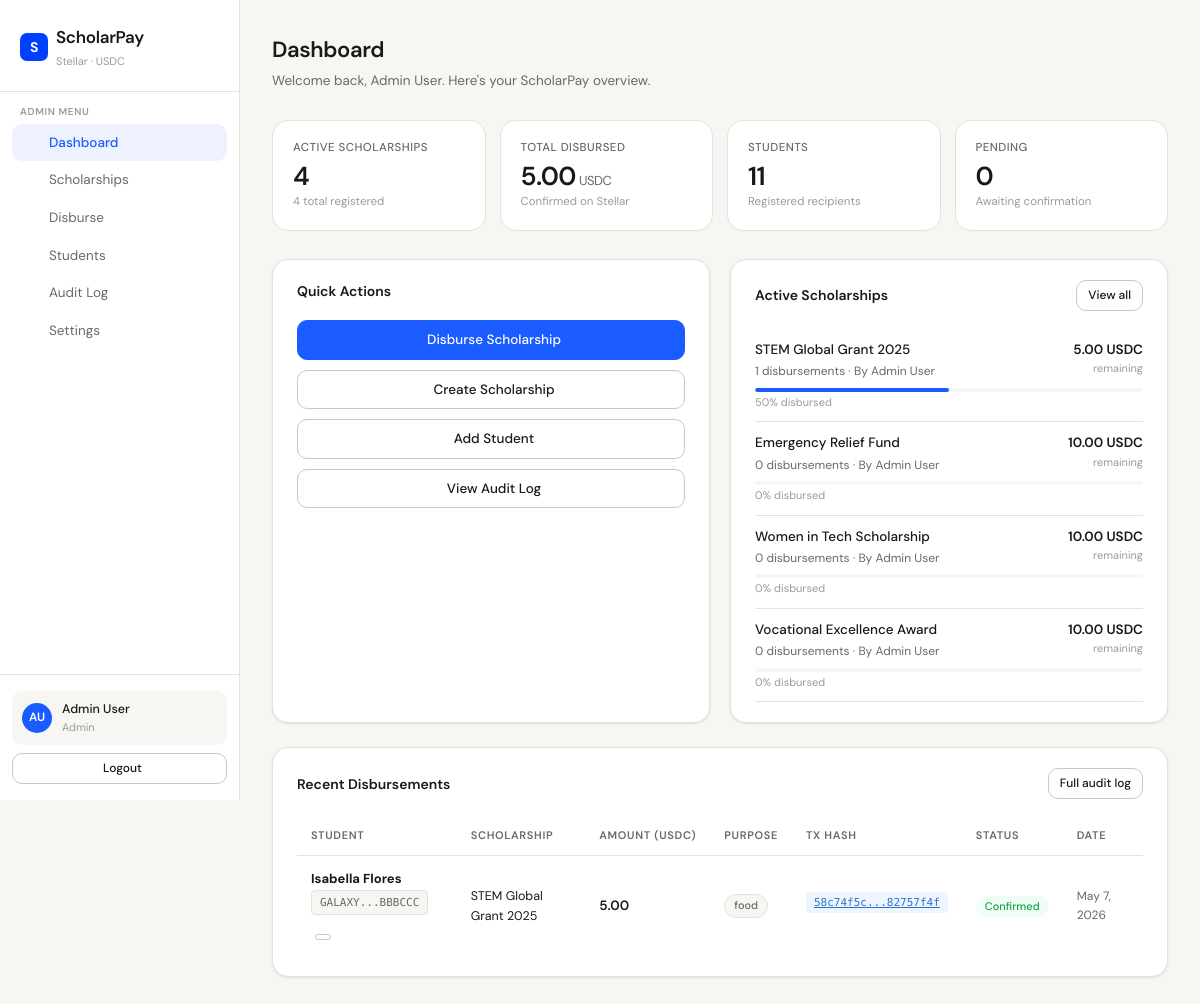
/scholarpay/admin/dashboard.php (signed in), run on the app's committed database.
### tables this page shows
CREATE TABLE `scholarships` (
  `id` int(11) NOT NULL,
  `name` varchar(200) NOT NULL,
  `description` text DEFAULT NULL,
  `total_amount` decimal(15,7) NOT NULL COMMENT 'Amount in USDC (7 decimals)',
  `remaining_amount` decimal(15,7) NOT NULL,
  `token_address` varchar(60) DEFAULT NULL COMMENT 'USDC contract address on Stellar',
  `status` enum('active','inactive','depleted') NOT NULL DEFAULT 'active',
  `created_by` int(11) NOT NULL,
  `created_at` timestamp NOT NULL DEFAULT current_timestamp(),
  `updated_at` timestamp NOT NULL DEFAULT current_timestamp() ON UPDATE current_timestamp()
);

CREATE TABLE `users` (
  `id` int(11) NOT NULL,
  `name` varchar(150) NOT NULL,
  `email` varchar(150) NOT NULL,
  `password` varchar(255) NOT NULL,
  `role` enum('admin','student') NOT NULL DEFAULT 'student',
  `stellar_address` varchar(60) DEFAULT NULL COMMENT 'Stellar wallet public key',
  `institution` varchar(200) DEFAULT NULL,
  `created_at` timestamp NOT NULL DEFAULT current_timestamp(),
  `updated_at` timestamp NOT NULL DEFAULT current_timestamp() ON UPDATE current_timestamp()
);

CREATE TABLE `disbursements` (
  `id` int(11) NOT NULL,
  `scholarship_id` int(11) NOT NULL,
  `student_id` int(11) NOT NULL,
  `admin_id` int(11) NOT NULL,
  `amount` decimal(15,7) NOT NULL COMMENT 'USDC amount disbursed',
  `purpose` varchar(200) NOT NULL,
  `stellar_tx_hash` varchar(100) DEFAULT NULL COMMENT 'On-chain transaction hash',
  `ledger_sequence` bigint(20) DEFAULT NULL COMMENT 'Stellar ledger sequence number',
  `status` enum('pending','confirmed','failed') NOT NULL DEFAULT 'pending',
  `disbursed_at` timestamp NOT NULL DEFAULT current_timestamp()
);

### scholarpay/includes/auth.php (called while the page is built, shortened)
<?php
function isLoggedIn() {
    return isset($_SESSION['user_id']) && !empty($_SESSION['user_id']);
}
function getCurrentUser() {
    return [
        'id'    => $_SESSION['user_id'],
        'name'  => $_SESSION['name'],
        'email' => $_SESSION['email'],
        'role'  => $_SESSION['role'],
    ];
}

### scholarpay/admin/dashboard.php (the view, shortened to what this page needs)
<?php
require_once ROOT . '/includes/auth.php';
require_once ROOT . '/includes/layout.php';
$db = getDB();
$totalScholarships = $db->query("SELECT COUNT(*) FROM scholarships")->fetchColumn();
$activeScholarships = $db->query("SELECT COUNT(*) FROM scholarships WHERE status='active'")->fetchColumn();
$totalDisbursed = $db->query("SELECT COALESCE(SUM(amount),0) FROM disbursements WHERE status='confirmed'")->fetchColumn();
$totalStudents = $db->query("SELECT COUNT(*) FROM users WHERE role='student'")->fetchColumn();
$pendingDisbursements = $db->query("SELECT COUNT(*) FROM disbursements WHERE status='pending'")->fetchColumn();
$recentDisbursements = $db->query("
    SELECT d.*, u.name AS student_name, u.stellar_address, s.name AS scholarship_name
    FROM disbursements d
    JOIN users u ON d.student_id = u.id
    JOIN scholarships s ON d.scholarship_id = s.id
    ORDER BY d.disbursed_at DESC LIMIT 8
")->fetchAll();
$activeScholarshipList = $db->query("
    SELECT s.*, u.name AS creator_name,
           (SELECT COUNT(*) FROM disbursements WHERE scholarship_id = s.id) AS disbursement_count
    FROM scholarships s
    JOIN users u ON s.created_by = u.id
    WHERE s.status = 'active'
    ORDER BY s.created_at DESC LIMIT 5
")->fetchAll();
renderHead('Dashboard');
renderSidebar('admin', 'dashboard');
?>
<div class="page-header">
  <h1 class="page-title">Dashboard</h1>
  <p class="page-subtitle">Welcome back, <?= htmlspecialchars($_SESSION['name']) ?>. Here's your ScholarPay overview.</p>
</div>
<div class="stats-grid">
  <div class="stat-card">
    <div class="stat-label"><i class="ti ti-award"></i> Active Scholarships</div>
    <div class="stat-value"><?= $activeScholarships ?></div>
    <div class="stat-sub"><?= $totalScholarships ?> total registered</div>
  </div>
  <div class="stat-card">
    <div class="stat-label"><i class="ti ti-send"></i> Total Disbursed</div>
    <div class="stat-value usdc"><?= number_format($totalDisbursed / 10000000, 2) ?></div>
    <div class="stat-sub">Confirmed on Stellar</div>
  </div>
  <div class="stat-card">
    <div class="stat-label"><i class="ti ti-users"></i> Students</div>
    <div class="stat-value"><?= $totalStudents ?></div>
    <div class="stat-sub">Registered recipients</div>
  </div>
  <div class="stat-card">
    <div class="stat-label"><i class="ti ti-clock"></i> Pending</div>
    <div class="stat-value"><?= $pendingDisbursements ?></div>
    <div class="stat-sub">Awaiting confirmation</div>
  </div>
</div>
<div style="display:grid;grid-template-columns:1fr 1fr;gap:20px;margin-bottom:24px;">
  <div class="card">
    <div class="card-header">
      <span class="card-title">Quick Actions</span>
    </div>
    <div style="display:flex;flex-direction:column;gap:10px;">
      <a href="/scholarpay/admin/disburse.php" class="btn btn-primary">
        <i class="ti ti-send"></i> Disburse Scholarship
      </a>
      <a href="/scholarpay/admin/scholarships.php?action=create" class="btn btn-outline">
        <i class="ti ti-plus"></i> Create Scholarship
      </a>
      <a href="/scholarpay/admin/students.php?action=add" class="btn btn-outline">
        <i class="ti ti-user-plus"></i> Add Student
      </a>
      <a href="/scholarpay/admin/audit.php" class="btn btn-outline">
        <i class="ti ti-list-search"></i> View Audit Log
      </a>
    </div>
  </div>
  <div class="card">
    <div class="card-header">
      <span class="card-title">Active Scholarships</span>
      <a href="/scholarpay/admin/scholarships.php" class="btn btn-sm btn-outline">View all</a>
    </div>
    <?php if (empty($activeScholarshipList)): ?>
      <div class="empty-state">
        <div class="empty-icon"><i class="ti ti-award"></i></div>
        <p>No active scholarships yet.</p>
        <a href="/scholarpay/admin/scholarships.php?action=create" class="btn btn-sm btn-primary" style="margin-top:10px;">Create one</a>
      </div>
    <?php else: ?>
      <?php foreach ($activeScholarshipList as $sch): ?>
      <div style="padding:10px 0;border-bottom:1px solid var(--border);last-child:border-none">
        <div style="display:flex;justify-content:space-between;align-items:flex-start;">
          <div>
            <div style="font-weight:500;font-size:13.5px"><?= htmlspecialchars($sch['name']) ?></div>
            <div style="font-size:12px;color:var(--text-muted);margin-top:2px">
              <?= $sch['disbursement_count'] ?> disbursements · By <?= htmlspecialchars($sch['creator_name']) ?>
            </div>
          </div>
          <div style="text-align:right">
            <div style="font-weight:600;font-size:13.5px"><?= number_format($sch['remaining_amount']/10000000,2) ?> USDC</div>
            <div style="font-size:11px;color:var(--text-hint)">remaining</div>
          </div>
        </div>
        <?php
          $pct = $sch['total_amount'] > 0
              ? round((($sch['total_amount'] - $sch['remaining_amount']) / $sch['total_amount']) * 100)
              : 0;
        ?>
        <div style="margin-top:6px;background:var(--bg);border-radius:4px;height:4px;overflow:hidden">
          <div style="height:4px;background:var(--accent);border-radius:4px;width:<?= $pct ?>%"></div>
        </div>
        <div style="font-size:11px;color:var(--text-hint);margin-top:2px"><?= $pct ?>% disbursed</div>
      </div>
      <?php endforeach; ?>
    <?php endif; ?>
  </div>
</div>
<div class="card">
  <div class="card-header">
    <span class="card-title">Recent Disbursements</span>
    <a href="/scholarpay/admin/audit.php" class="btn btn-sm btn-outline">Full audit log</a>
  </div>
  <?php if (empty($recentDisbursements)): ?>
    <div class="empty-state">
      <div class="empty-icon"><i class="ti ti-send"></i></div>
      <p>No disbursements yet. <a href="/scholarpay/admin/disburse.php">Disburse a scholarship</a> to get started.</p>
    </div>
  <?php else: ?>
  <div class="table-wrap">
    <table>
      <thead>
        <tr>
          <th>Student</th>
          <th>Scholarship</th>
          <th>Amount (USDC)</th>
          <th>Purpose</th>
          <th>Tx Hash</th>
          <th>Status</th>
          <th>Date</th>
        </tr>
      </thead>
      <tbody>
        <?php foreach ($recentDisbursements as $d): ?>
        <tr>
          <td>
            <strong style="font-size:13px"><?= htmlspecialchars($d['student_name']) ?></strong><br>
            <span data-stellar="<?= htmlspecialchars($d['stellar_address']) ?>"></span>
          </td>
          <td style="font-size:12.5px;max-width:140px"><?= htmlspecialchars($d['scholarship_name']) ?></td>
          <td style="font-weight:600"><?= number_format($d['amount']/10000000,2) ?></td>
          <td><span class="badge badge-neutral"><?= htmlspecialchars($d['purpose']) ?></span></td>
          <td>
            <?php if ($d['stellar_tx_hash']): ?>
            <span data-txhash="<?= htmlspecialchars($d['stellar_tx_hash']) ?>"></span>
            <?php else: ?>
            <span style="color:var(--text-hint);font-size:12px">—</span>
            <?php endif; ?>
          </td>
          <td>
            <?php
            $badgeClass = ['confirmed'=>'badge-success','pending'=>'badge-warning','failed'=>'badge-danger'][$d['status']] ?? 'badge-neutral';
            ?>
            <span class="badge <?= $badgeClass ?>"><?= ucfirst($d['status']) ?></span>
          </td>
          <td style="font-size:12px;color:var(--text-muted)"><?= date('M j, Y', strtotime($d['disbursed_at'])) ?></td>
        </tr>
        <?php endforeach; ?>
      </tbody>
    </table>
  </div>
  <?php endif; ?>
</div>
<?php renderFooter(); ?>

### scholarpay/includes/layout.php
<?php
function getInitials($name) {
    $parts = explode(' ', trim($name));
    $initials = '';
    foreach ($parts as $p) { $initials .= strtoupper(substr($p, 0, 1)); }
    return substr($initials, 0, 2);
}
function renderHead($title = 'ScholarPay') {
    $base = '/scholarpay';
    echo <<<HTML
<!DOCTYPE html>
<html lang="en">
<head>
<meta charset="UTF-8">
<meta name="viewport" content="width=device-width, initial-scale=1.0">
<title>{$title} — ScholarPay</title>
<link rel="stylesheet" href="{$base}/assets/css/app.css">
<link rel="stylesheet" href="https://cdn.jsdelivr.net/npm/@tabler/icons-webfont@latest/tabler-icons.min.css">
</head>
<body>
HTML;
}
function renderSidebar($role, $activeKey = '') {
    $user = getCurrentUser();
    $initials = getInitials($user['name']);
    $base = '/scholarpay';
    $adminNav = [
        'dashboard'   => ['Dashboard',     'ti-layout-dashboard', "{$base}/admin/dashboard.php"],
        'scholarships'=> ['Scholarships',   'ti-award',            "{$base}/admin/scholarships.php"],
        'disburse'    => ['Disburse',       'ti-send',             "{$base}/admin/disburse.php"],
        'students'    => ['Students',       'ti-users',            "{$base}/admin/students.php"],
        'audit'       => ['Audit Log',      'ti-list-search',      "{$base}/admin/audit.php"],
        'settings'    => ['Settings',       'ti-settings',         "{$base}/admin/settings.php"],
    ];
    $studentNav = [
        'dashboard'   => ['Dashboard',         'ti-layout-dashboard', "{$base}/student/dashboard.php"],
        'disbursements'=> ['My Disbursements', 'ti-cash',             "{$base}/student/disbursements.php"],
        'wallet'      => ['My Wallet',          'ti-wallet',           "{$base}/student/wallet.php"],
    ];
    $nav = ($role === 'admin') ? $adminNav : $studentNav;
    $roleLabel = ($role === 'admin') ? 'Admin' : 'Student';
    $logoutUrl = "{$base}/logout.php";
    $navHtml = '';
    foreach ($nav as $key => [$label, $icon, $href]) {
        $active = ($activeKey === $key) ? 'active' : '';
        $navHtml .= "<li><a href=\"{$href}\" class=\"{$active}\"><span class=\"nav-icon\"><i class=\"ti {$icon}\"></i></span>{$label}</a></li>";
    }
    echo <<<HTML
<div class="app-layout">
<aside class="sidebar">
  <div class="sidebar-logo">
    <a href="{$base}/index.php" class="brand">
      <div class="brand-icon">S</div>
      <div>
        ScholarPay
        <div class="brand-sub">Stellar · USDC</div>
      </div>
    </a>
  </div>
  <div class="sidebar-section">
    <div class="sidebar-section-label">{$roleLabel} Menu</div>
    <ul class="sidebar-nav">
      {$navHtml}
    </ul>
  </div>
  <div class="sidebar-footer">
    <div class="user-chip">
      <div class="user-avatar">{$initials}</div>
      <div class="user-chip-info">
        <div class="user-chip-name">{$user['name']}</div>
        <div class="user-chip-role">{$user['role']}</div>
      </div>
    </div>
    <a href="{$logoutUrl}" class="btn btn-outline btn-sm" style="width:100%;margin-top:8px;justify-content:center;">
      <i class="ti ti-logout"></i> Logout
    </a>
  </div>
</aside>
<main class="main-content">
HTML;
}
function renderFooter() {
    echo <<<HTML
</main>
</div>
<div id="flash-msg"></div>
<script src="/scholarpay/assets/js/app.js"></script>
</body>
</html>
HTML;
}

### data on the page
scholarships: name "STEM Global Grant 2025", disbursement_count "1", created_by.name "Admin User", $sch['remaining_amount']/10000000 "5.00", pct "50"
scholarships: name "Emergency Relief Fund", disbursement_count "0", created_by.name "Admin User", $sch['remaining_amount']/10000000 "10.00", pct "0"
scholarships: name "Women in Tech Scholarship", disbursement_count "0", created_by.name "Admin User", $sch['remaining_amount']/10000000 "10.00", pct "0"
scholarships: name "Vocational Excellence Award", disbursement_count "0", created_by.name "Admin User", $sch['remaining_amount']/10000000 "10.00", pct "0"
disbursements: student.name "Isabella Flores", scholarship.name "STEM Global Grant 2025", $d['amount']/10000000 "5.00", purpose "food", status "Confirmed", disbursed_at "May 7, 2026"

### other printed values
$roleLabel "ADMIN"
$label "Dashboard"
$label "Scholarships"
$label "Disburse"
$label "Students"
$label "Audit Log"
$label "Settings"
$initials "AU"
$user['name'] "Admin User"
$user['role'] "Admin"
$_SESSION['name'] "Admin User"
$activeScholarships "4"
$totalScholarships "4"
$totalDisbursed / 10000000 "5.00"
$totalStudents "11"
